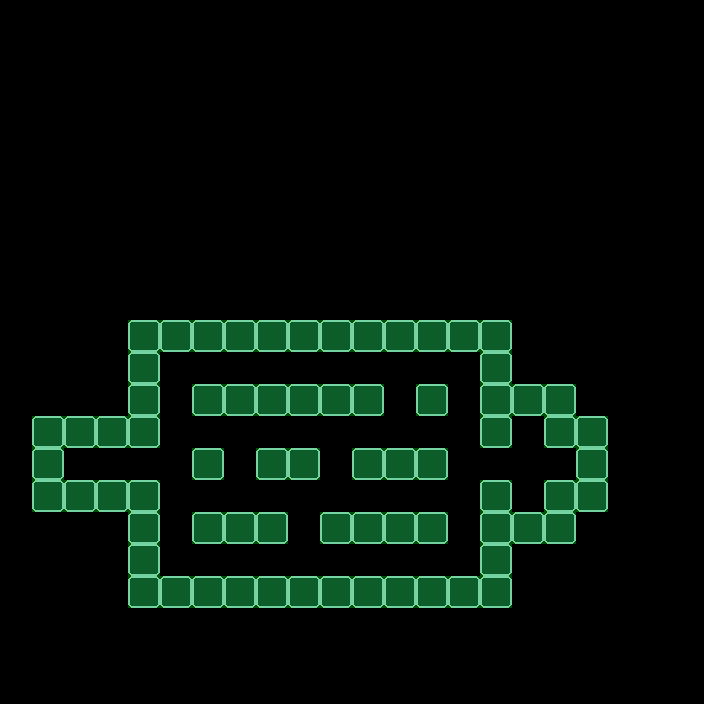

This game map was drawn from its Tiled (.tmx) file and the tilesets committed beside it. A one-line description and the full map source follow:
An orthogonal 22x22 tile map with 32x32 px tiles, 2 tile layers (Parede, Colisor), 2 tilesets.

<map version="1.2" tiledversion="1.2.2" orientation="orthogonal" renderorder="right-down" width="22" height="22" tilewidth="32" tileheight="32" infinite="0" nextlayerid="3" nextobjectid="1">
 <tileset firstgid="1" name="Tileset PNG.fw" tilewidth="32" tileheight="32" tilecount="144" columns="12">
  <image source="../../Images/Tileset/Tileset PNG.fw.png" width="384" height="384" />
 </tileset>
 <tileset firstgid="145" source="../ColisorImage.tsx" />
 <layer id="1" name="Parede" width="22" height="22">
  <data encoding="csv">
0,0,0,0,0,0,0,0,0,0,0,0,0,0,0,0,0,0,0,0,0,0,
0,0,0,0,0,0,0,0,0,0,0,0,0,0,0,0,0,0,0,0,0,0,
0,0,0,0,0,0,0,0,0,0,0,0,0,0,0,0,0,0,0,0,0,0,
0,0,0,0,0,0,0,0,0,0,0,0,0,0,0,0,0,0,0,0,0,0,
0,0,0,0,0,0,0,0,0,0,0,0,0,0,0,0,0,0,0,0,0,0,
0,0,0,0,0,0,0,0,0,0,0,0,0,0,0,0,0,0,0,0,0,0,
0,0,0,0,0,0,0,0,0,0,0,0,0,0,0,0,0,0,0,0,0,0,
0,0,0,0,0,0,0,0,0,0,0,0,0,0,0,0,0,0,0,0,0,0,
0,0,0,0,0,0,0,0,0,0,0,0,0,0,0,0,0,0,0,0,0,0,
0,0,0,0,0,0,0,0,0,0,0,0,0,0,0,0,0,0,0,0,0,0,
0,0,0,0,65,65,65,65,65,65,65,65,65,65,65,65,0,0,0,0,0,0,
0,0,0,0,65,0,0,0,0,0,0,0,0,0,0,65,0,0,0,0,0,0,
0,0,0,0,65,0,65,65,65,65,65,65,0,65,0,65,65,65,0,0,0,0,
0,65,65,65,65,0,0,0,0,0,0,0,0,0,0,65,0,65,65,0,0,0,
0,65,0,0,0,0,65,0,65,65,0,65,65,65,0,0,0,0,65,0,0,0,
0,65,65,65,65,0,0,0,0,0,0,0,0,0,0,65,0,65,65,0,0,0,
0,0,0,0,65,0,65,65,65,0,65,65,65,65,0,65,65,65,0,0,0,0,
0,0,0,0,65,0,0,0,0,0,0,0,0,0,0,65,0,0,0,0,0,0,
0,0,0,0,65,65,65,65,65,65,65,65,65,65,65,65,0,0,0,0,0,0,
0,0,0,0,0,0,0,0,0,0,0,0,0,0,0,0,0,0,0,0,0,0,
0,0,0,0,0,0,0,0,0,0,0,0,0,0,0,0,0,0,0,0,0,0,
0,0,0,0,0,0,0,0,0,0,0,0,0,0,0,0,0,0,0,0,0,0
</data>
 </layer>
 <layer id="2" name="Colisor" width="22" height="22" opacity="0.31">
  <data encoding="csv">
0,0,0,0,0,0,0,0,0,0,0,0,0,0,0,0,0,0,0,0,0,0,
0,0,0,0,0,0,0,0,0,0,0,0,0,0,0,0,0,0,0,0,0,0,
0,0,0,0,0,0,0,0,0,0,0,0,0,0,0,0,0,0,0,0,0,0,
0,0,0,0,0,0,0,0,0,0,0,0,0,0,0,0,0,0,0,0,0,0,
0,0,0,0,0,0,0,0,0,0,0,0,0,0,0,0,0,0,0,0,0,0,
0,0,0,0,0,0,0,0,0,0,0,0,0,0,0,0,0,0,0,0,0,0,
0,0,0,0,0,0,0,0,0,0,0,0,0,0,0,0,0,0,0,0,0,0,
0,0,0,0,0,0,0,0,0,0,0,0,0,0,0,0,0,0,0,0,0,0,
0,0,0,0,0,0,0,0,0,0,0,0,0,0,0,0,0,0,0,0,0,0,
0,0,0,0,0,0,0,0,0,0,0,0,0,0,0,0,0,0,0,0,0,0,
0,0,0,0,145,145,145,145,145,145,145,145,145,145,145,145,0,0,0,0,0,0,
0,0,0,0,145,0,0,0,0,0,0,0,0,0,0,145,0,0,0,0,0,0,
0,0,0,0,145,0,145,145,145,145,145,145,0,145,0,145,145,145,0,0,0,0,
0,145,145,145,145,0,0,0,0,0,0,0,0,0,0,145,0,145,145,0,0,0,
0,145,0,0,0,0,145,0,145,145,0,145,145,145,0,0,0,0,145,0,0,0,
0,145,145,145,145,0,0,0,0,0,0,0,0,0,0,145,0,145,145,0,0,0,
0,0,0,0,145,0,145,145,145,0,145,145,145,145,0,145,145,145,0,0,0,0,
0,0,0,0,145,0,0,0,0,0,0,0,0,0,0,145,0,0,0,0,0,0,
0,0,0,0,145,145,145,145,145,145,145,145,145,145,145,145,0,0,0,0,0,0,
0,0,0,0,0,0,0,0,0,0,0,0,0,0,0,0,0,0,0,0,0,0,
0,0,0,0,0,0,0,0,0,0,0,0,0,0,0,0,0,0,0,0,0,0,
0,0,0,0,0,0,0,0,0,0,0,0,0,0,0,0,0,0,0,0,0,0
</data>
 </layer>
</map>
